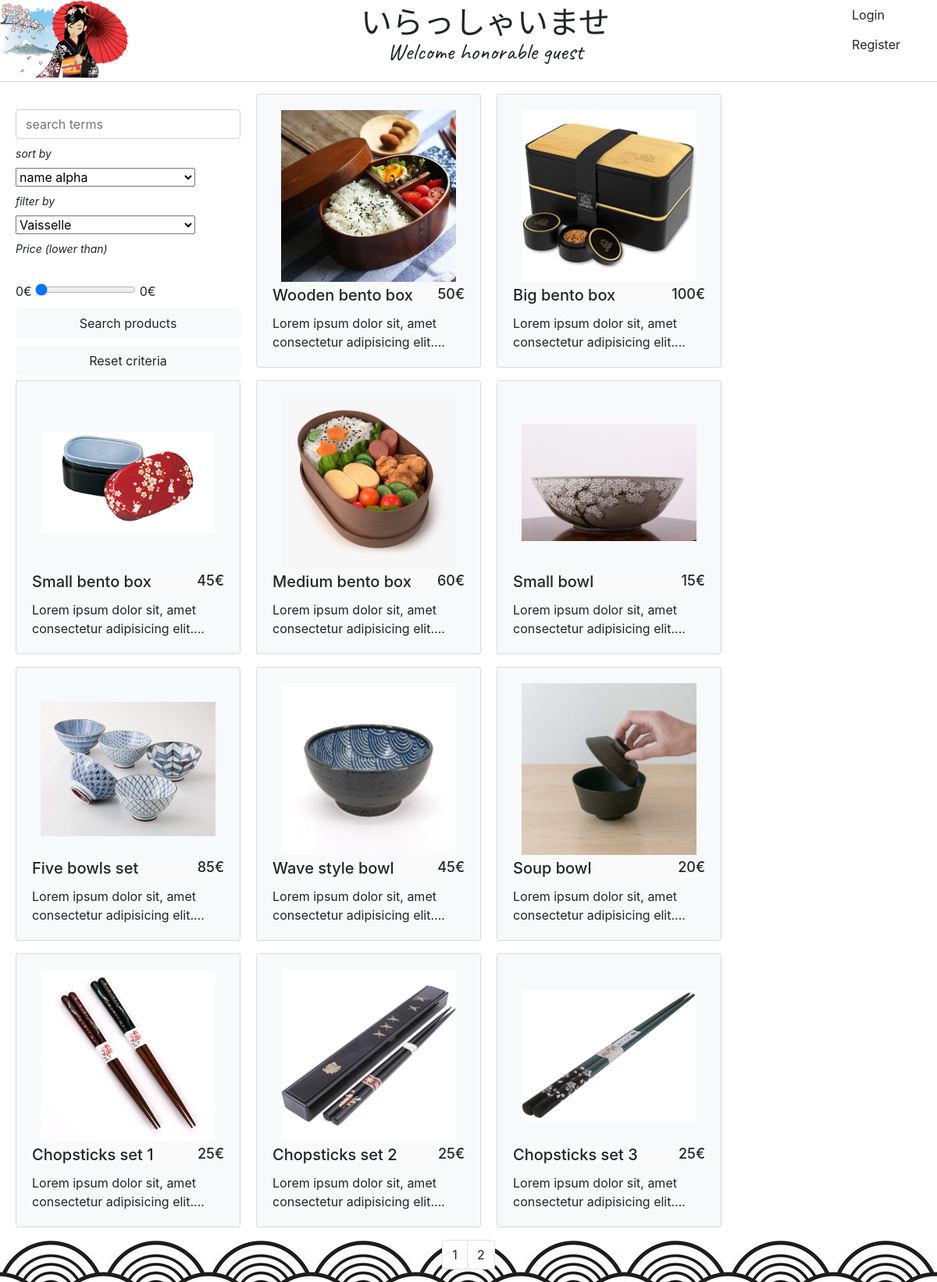
The page / on the database its author committed.
### tables this page shows
CREATE TABLE `products` (
  `id` int(11) NOT NULL,
  `name` varchar(255) NOT NULL DEFAULT '0',
  `price` int(11) NOT NULL DEFAULT '0',
  `category_id` int(11) NOT NULL DEFAULT '0',
  `description` text,
  `picture` varchar(255) DEFAULT NULL
);

### pages/class.php (the view, shortened to what this page needs)
<?php
class App {
    static $db = NULL;
    static $cat;
    static function getDatabase() {
        if(!self::$db) {
            self::$db = new Database('root', 'root', 'my_shop');
        }
        return self::$db;
    }
    static function display_name_index() {
        if(isset($_COOKIE['my_shop-user'])) {
            echo "Welcome " . $_COOKIE['my_shop-user'] . " san";
        } else if (isset($_SESSION['my_shop-user'])) {
            echo "Welcome " . $_SESSION['my_shop-user'] . " san";
        } else {
            echo "Welcome honorable guest";
        }
    }
    static function display_nav() {
        if(isset($_COOKIE['my_shop-user']) || isset($_SESSION['my_shop-user'])) {
            echo  "<li class=\"nav-item dropdown\">
                <a class=\"nav-link dropdown-toggle\" data-toggle=\"dropdown\" href=\"#\" role=\"button\" aria-haspopup=\"true\" aria-expanded=\"false\">";
                if(isset($_COOKIE['my_shop-avatar']) && !empty($_COOKIE['my_shop-avatar'])) {
                    echo "<img class=\"index-avatar\" src=\"" . USER_IMG . $_COOKIE['my_shop-avatar'] . "\" alt=\"user avatar\"></img>";
                }
                if(isset($_SESSION['my_shop-avatar']) && !empty($_SESSION['my_shop-avatar'])) {
                    echo "<img class=\"index-avatar\" src=\"" . USER_IMG . $_SESSION['my_shop-avatar'] . "\" alt=\"user avatar\"></img>";
                }
                    self::display_name();
            echo "</a>
                <div class=\"dropdown-menu\">
                  <form method=\"post\"><p><button type=\"submit\" class=\"btn\" id=\"profile\" name=\"profile\">Profile</button></form></p></form>";
                        if(isset($_COOKIE['my_shop-user']) || isset($_SESSION['my_shop-user'])) {
                            if(isset($_POST['profile'])) {
                                self::display_profile();
                            }
                            if(isset($_COOKIE['my_shop-role']) && $_COOKIE['my_shop-role'] == true) {
                                echo "<form method=\"post\"><p><button type=\"submit\" class=\"btn\" id=\"admin-page\" name=\"admin-page\">Admin</button></p></form>";
                            }
                            if(isset($_SESSION['my_shop-role']) && $_SESSION['my_shop-role'] == true) {
                                echo "<form method=\"post\"><p><button type=\"submit\" class=\"btn\" id=\"admin-page\" name=\"admin-page\">Admin</button></p></form>";
                            }
                            if(isset($_POST['admin-page'])) {
                                header("Location: ./pages/admin.php");
                                die();
                            }
                                echo "<div class=\"dropdown-divider\"></div>";
                                echo "<form method=\"post\"><p><button type=\"submit\" class=\"btn\" id=\"logout\" name=\"logout\">Log out</button></form></p></form>";
                                if(isset($_POST['logout'])) {
                                    self::log_out();
                                }
                        }
            echo "</div>
              </li>"; } else {
                echo "
                <form method=\"post\">
                    <button type=\"submit\" class=\"btn\" id=\"login\" name=\"login\">Login</button>
                    <button type=\"submit\" class=\"btn\" id=\"register\" name=\"register\">Register</button>
                </form>
                ";
              }
    }
    static function listCategories($param = NULL) {
        $db = self::getDatabase();
        $query = "SELECT id, name FROM categories";
        $categories = $db->query($query)->fetchAll(PDO::FETCH_ASSOC);
        $list = "";
        foreach ($categories as $key => $value) {
            if(isset($param) && $value['id'] == $param) {
                $list .= "<option value=" . $value['id'] . " selected>" . $value['name'] . "</option>";
            } else {
                $list .= "<option value=" . $value['id'] . ">" . $value['name'] . "</option>";
            }
        }
        return $list;
    }
    static function filter_products($param = NULL, $cat = NULL) {
        if(isset($_POST['filter_sort']) && !empty($_POST['filter_sort'])) {
            $orderBy = " " . $_POST['filter_sort'] . " ";
        } else {
            $orderBy = " ";
        }
        if(isset($_POST['filter_price']) && !empty($_POST['filter_price'])) {
            $price = " AND price <" . $_POST['filter_price'] . " ";
        } else {
            $price = " ";
        }
        if(isset($param)) {
            if(isset($cat)) {
                if(isset($_POST['filter_search']) && !empty($_POST['filter_search'])) {
                    $query = "SELECT * FROM products" . $cat . " AND " . $fieldName . " LIKE '%" . $fieldSearch . "%')" . $price . $orderBy . "LIMIT " . $param . ", " . NB_PER_PAGE;
                } else {
                    $query = "SELECT * FROM products" . $cat  . $price .  $orderBy . "LIMIT " . $param . ", " . NB_PER_PAGE;
                }
            }
        } else {
            if(isset($cat)) {
                if(isset($_POST['filter_search']) && !empty($_POST['filter_search'])) {
                    $query = "SELECT * FROM products" . $cat . " AND " . $fieldName . " LIKE '%" . $fieldSearch . "%')" . $price . $orderBy;
                } else {
                    $query = "SELECT * FROM products" . $cat . $price . $orderBy;
                }
            } else {
                if(isset($_POST['filter_search']) && !empty($_POST['filter_search'])) {
                    $query = "SELECT * FROM products WHERE " . $fieldName . " LIKE '%" . $fieldSearch . "%')" . $price . $orderBy;
                } else {
                    $query = "SELECT * FROM products" . $price . $orderBy;
                }
            }
        }
        return $query;
    }
    static function filter_categories($param = 0) {
        $db = self::getDatabase();
        $query = "SELECT * FROM categories WHERE parent_id = " . $param;
        $categories = $db->query($query)->fetchAll(PDO::FETCH_ASSOC);
            foreach ($categories as $key => $value) {
                if(!empty($value['parent_id'])) {
                    self::$cat .= "," . $value['id'];
                    self::filter_categories($value['id']);
                } else {
                    self::$cat .= "," . $value['id'];
                }
            }
    }
    static function products_by_categories($arg) {
        self::filter_categories($arg);
        if(!is_null(self::$cat)) {
            return " WHERE category_id IN (" . $arg . "," . substr(self::$cat,1) . ")";
        } else {
            return " WHERE category_id IN (" . $arg . ")";
        }
    }
    static function getFilter() {
        if(isset($_POST['filter_sort']) && !empty($_POST['filter_sort'])) {
            switch ($_POST['filter_sort']) {
                case "ORDER BY name ASC":
                    $orderBy = "&sort=0";
                    break;
                case "ORDER BY name DESC":
                    $orderBy = "&sort=1";
                    break;
                case "ORDER BY price ASC":
                    $orderBy = "&sort=2";
                    break;
                case "ORDER BY price DESC":
                    $orderBy = "&sort=3";
                    break;
                default:
                    $orderBy = "";
            }
        } else if (isset($_GET['sort']) && !empty($_GET['sort'])) {
            $orderBy = "&sort=" . $_GET['sort'];
        } else {
            $orderBy = "";
        }
            return $orderBy;
    }
    static function display_products($arg) {
        $db = self::getDatabase();
        $param = $arg['filter_category'];
        $query = self::filter_products(NULL, self::products_by_categories($param));
        $products = $db->query($query)->fetchAll(PDO::FETCH_ASSOC);
        $nbProducts = count($products);
        $nbPages = ceil($nbProducts/NB_PER_PAGE);
        $nbPerPage = NB_PER_PAGE;
        if($nbProducts<=$nbPerPage) {
            foreach ($products as $key => $value) {
                if(strlen($value['description']) > 60) {
                    $shortDescription = substr($value['description'],0,57) . "...";
                } else {
                    $shortDescription = $value['description'];
                }
                echo "<div class=\"card bg-light mb-3\">
                            <div class=\"card-body\">
                                <a href=\"./pages/details.php?product=" . $value['id'] . "\">
                                <div class=\"card-img\">
                                <img src=\"". PRODUCTS_IMG . $value['picture'] . "\" alt=\"product's picture\"></img></div>
                                <h5 class=\"card-title\">" . $value['name'] . "<p>" . $value['price'] . "€</p></h5>
                                <p class=\"card-text\">" . $shortDescription . "</p></a>
                            </div>
                        </div>";
            }
            echo "</div><div class=\"page-footer\">
            <nav class =\"page-nav no-item\" aria-label=\"Page navigation example\">
                <ul class=\"pagination\">";
                echo "<li class=\"no-page-item\"></li>";
            echo "</ul>
                </nav>";
        } else {
            if(isset($_GET['items'])) {
                $query = self::filter_products($_GET['items'], self::products_by_categories($param));
            } else {
                $query = self::filter_products(0, self::products_by_categories($param));
            }
            $products = $db->query($query)->fetchAll(PDO::FETCH_ASSOC);
            foreach ($products as $key => $value) {
                if(strlen($value['description']) > 60) {
                    $shortDescription = substr($value['description'],0,57) . "...";
                } else {
                    $shortDescription = $value['description'];
                }
                echo "<div class=\"card bg-light mb-3\">
                            <div class=\"card-body\">
                                <a href=\"./pages/details.php?product=" . $value['id'] . "\">
                                <div class=\"card-img\">
                                <img src=\"". PRODUCTS_IMG . $value['picture'] . "\" alt=\"product's picture\"></img></div>
                                <h5 class=\"card-title\">" . $value['name'] . "<p>" . $value['price'] . "€</p></h5>
                                <p class=\"card-text\">" . $shortDescription . "</p></a>
                            </div>
                        </div>";
            }
            echo "</div><div class=\"page-footer\">
            <nav class =\"page-nav\" aria-label=\"Page navigation example\">
                <ul class=\"pagination\">";
            $pageCount = 0;
            for($i=0; $i<$nbPages; $i++) {
                echo "<li class=\"page-item\"><a class=\"page-link\" href=\"?items=" . $pageCount . ""; echo self::getFilter(); echo "\">" . ($i + 1) . "</a></li>";
                $pageCount += $nbPerPage;
            }
            echo "</ul>
                </nav>";
        }
    }
    static function filter_bar() {
        echo "<form class=\"filter_criteria\" action=\"\" method=\"post\">
        <input class=\"form-control\" type=\"search\" id=\"filter_search\" name=\"filter_search\" placeholder=\"search terms\" aria-label=\"Search\" value=\"";
            if(isset($_POST['filter_search'])) {echo $_POST['filter_search'];}
        echo "\">
        <label for=\"filter_sort\">sort by</label>
        <select class=\"dropdown-toggle\" name=\"filter_sort\" id=\"filter_sort\" aria-label=\"Sort results criteria\">
            <option value=\"ORDER BY name ASC\""; if(isset($_GET['sort']) && $_GET['sort'] == "0") { echo "selected"; } echo ">name alpha</option>
            <option value=\"ORDER BY name DESC\""; if(isset($_GET['sort']) && $_GET['sort'] == "1") { echo "selected"; } echo ">name reverse alpha</option>
            <option value=\"ORDER BY price ASC\""; if(isset($_GET['sort']) && $_GET['sort'] == "2") { echo "selected"; } echo ">price ASC</option>
            <option value=\"ORDER BY price DESC\""; if(isset($_GET['sort']) && $_GET['sort'] == "3") { echo "selected"; } echo ">price DESC</option>
        </select>
        <label for=\"filter_category\">filter by</label>
        <select class=\"dropdown-toggle\" name=\"filter_category\" id=\"filter_category\" aria-label=\"Filter categories criteria\">";
            if(isset($_POST['filter_category'])) {
                echo App::listCategories($_POST['filter_category']);
            } else {
                echo App::listCategories();
            }
        echo "</select>
        <label for=\"filter_price\">Price (lower than)</label><br />
        <div class=\"price_range\">
        <output>0</output>€
        <input type=\"range\" id=\"filter_price\" name=\"filter_price\" value=\"";
            if(isset($_POST['filter_price'])) {echo $_POST['filter_price'];} else {echo 0;}
        echo "\" min=\"0\" max=\"500\" oninput=\"this.nextElementSibling.value = this.value\">
        <output>";
            if(isset($_POST['filter_price'])) {echo $_POST['filter_price'];} else {echo 0;}
        echo "</output>€
        </div>
        <button type=\"submit\" class=\"btn btn-light\" id=\"filter_submit\" name=\"filter_submit\">Search products</button>
        <button type=\"submit\" class=\"btn btn-light\" id=\"filter_reset\" name=\"filter_reset\">Reset criteria</button>
    </form>";
    }
}
class Database {
    private $pdo;
    public function __construct ($login, $password, $db_name, $host = 'localhost', $port = 3306) {
        $this->pdo = new PDO("mysql:host=".$host.":".$port.";dbname=".$db_name, $login, $password);
    }
    public function query ($query, $params = false) {
        if($params) {
            $req = $this->pdo->prepare($query);
            $req->execute($params);
        } else {
            $req = $this->pdo->query($query);
        }
        return $req;
    }
}

### rows shown on the page
products: picture (picture), name "Wooden bento box", price "50", description "Lorem ipsum dolor sit, amet consectetur adipisicing elit...."
products: picture (picture), name "Big bento box", price "100", description "Lorem ipsum dolor sit, amet consectetur adipisicing elit...."
products: picture (picture), name "Small bento box", price "45", description "Lorem ipsum dolor sit, amet consectetur adipisicing elit...."
products: picture (picture), name "Medium bento box", price "60", description "Lorem ipsum dolor sit, amet consectetur adipisicing elit...."
products: picture (picture), name "Small bowl", price "15", description "Lorem ipsum dolor sit, amet consectetur adipisicing elit...."
products: picture (picture), name "Five bowls set", price "85", description "Lorem ipsum dolor sit, amet consectetur adipisicing elit...."
products: picture (picture), name "Wave style bowl", price "45", description "Lorem ipsum dolor sit, amet consectetur adipisicing elit...."
products: picture (picture), name "Soup bowl", price "20", description "Lorem ipsum dolor sit, amet consectetur adipisicing elit...."
products: picture (picture), name "Chopsticks set 1", price "25", description "Lorem ipsum dolor sit, amet consectetur adipisicing elit...."
products: picture (picture), name "Chopsticks set 2", price "25", description "Lorem ipsum dolor sit, amet consectetur adipisicing elit...."
products: picture (picture), name "Chopsticks set 3", price "25", description "Lorem ipsum dolor sit, amet consectetur adipisicing elit...."

### other values the page prints
form field filter_category "Vaisselle"
